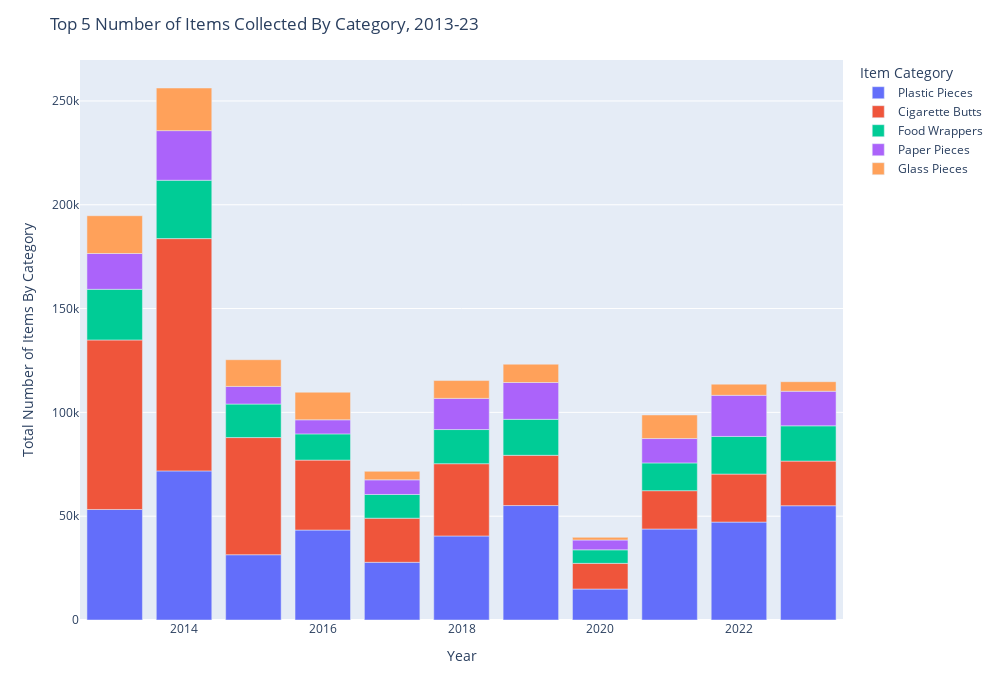

Notebook code cell kept with this figure:
### Markdown cell above
The bar graph above shows the number of items cleaned up in the years 2013-2023 by category. You can click on the Item Category squares to the right to exclude/include categories in the graph.


## Top 5 Trash Categories
Below is the same bar plot as above but only the top 5 trash categories.

### Code cell
# Top 5 items over the years
fig = graph_maker.annual_total_bar(item_nbr=5)
fig.show()

### Figure 1 — Plotly figure (JSON) as saved in the notebook; plotly's stock layout.template omitted (floating-point values rounded to 4 significant figures)
{"data": [{"alignmentgroup": "True", "hovertemplate": "variable=Plastic Pieces<br>index=%{x}<br>value=%{y}<extra></extra>", "legendgroup": "Plastic Pieces", "marker": {"color": "#636efa", "pattern": {"shape": ""}}, "name": "Plastic Pieces", "offsetgroup": "Plastic Pieces", "orientation": "v", "showlegend": true, "textposition": "auto", "type": "bar", "x": [2013, 2014, 2015, 2016, 2017, 2018, 2019, 2020, 2021, 2022, 2023], "xaxis": "x", "y": [53236, 71803, 31440, 43322, 27790.0, 40469, 55116, 14907, 43820, 47164, 55038], "yaxis": "y"}, {"alignmentgroup": "True", "hovertemplate": "variable=Cigarette Butts<br>index=%{x}<br>value=%{y}<extra></extra>", "legendgroup": "Cigarette Butts", "marker": {"color": "#EF553B", "pattern": {"shape": ""}}, "name": "Cigarette Butts", "offsetgroup": "Cigarette Butts", "orientation": "v", "showlegend": true, "textposition": "auto", "type": "bar", "x": [2013, 2014, 2015, 2016, 2017, 2018, 2019, 2020, 2021, 2022, 2023], "xaxis": "x", "y": [81642, 111884, 56423, 33684, 21251, 34815, 24202, 12380, 18464, 23115, 21498], "yaxis": "y"}, {"alignmentgroup": "True", "hovertemplate": "variable=Food Wrappers<br>index=%{x}<br>value=%{y}<extra></extra>", "legendgroup": "Food Wrappers", "marker": {"color": "#00cc96", "pattern": {"shape": ""}}, "name": "Food Wrappers", "offsetgroup": "Food Wrappers", "orientation": "v", "showlegend": true, "textposition": "auto", "type": "bar", "x": [2013, 2014, 2015, 2016, 2017, 2018, 2019, 2020, 2021, 2022, 2023], "xaxis": "x", "y": [24397, 28110, 16142, 12632, 11425, 16437, 17333, 6513, 13373, 18128, 16988], "yaxis": "y"}, {"alignmentgroup": "True", "hovertemplate": "variable=Paper Pieces<br>index=%{x}<br>value=%{y}<extra></extra>", "legendgroup": "Paper Pieces", "marker": {"color": "#ab63fa", "pattern": {"shape": ""}}, "name": "Paper Pieces", "offsetgroup": "Paper Pieces", "orientation": "v", "showlegend": true, "textposition": "auto", "type": "bar", "x": [2013, 2014, 2015, 2016, 2017, 2018, 2019, 2020, 2021, 2022, 2023], "xaxis": "x", "y": [17242, 23901, 8493, 6783, 7043, 15017, 17738, 4727, 11733, 19817, 16650], "yaxis": "y"}, {"alignmentgroup": "True", "hovertemplate": "variable=Glass Pieces<br>index=%{x}<br>value=%{y}<extra></extra>", "legendgroup": "Glass Pieces", "marker": {"color": "#FFA15A", "pattern": {"shape": ""}}, "name": "Glass Pieces", "offsetgroup": "Glass Pieces", "orientation": "v", "showlegend": true, "textposition": "auto", "type": "bar", "x": [2013, 2014, 2015, 2016, 2017, 2018, 2019, 2020, 2021, 2022, 2023], "xaxis": "x", "y": [18196, 20532, 12865, 13290, 4103, 8584, 8823, 1288, 11356, 5369, 4605], "yaxis": "y"}], "layout": {"autosize": false, "barmode": "relative", "height": 700, "legend": {"title": {"text": "Item Category"}, "tracegroupgap": 0}, "margin": {"t": 60}, "title": {"text": "Top 5 Number of Items Collected By Category, 2013-23"}, "width": 1000, "xaxis": {"anchor": "y", "autorange": true, "domain": [0, 1], "range": [2012.0, 2024.0], "title": {"text": "Year"}, "type": "linear"}, "yaxis": {"anchor": "x", "autorange": true, "domain": [0, 1], "range": [0, 269700.0], "title": {"text": "Total Number of Items By Category"}, "type": "linear"}}}
